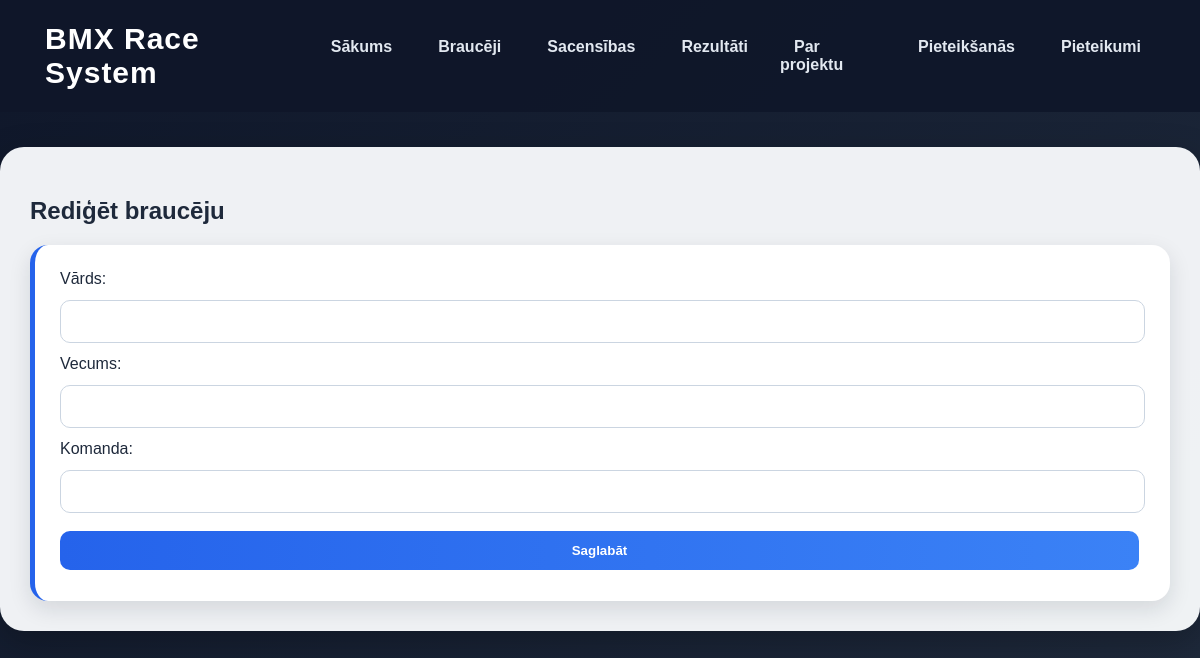
Page /edit_rider/3 on the earlier database version.
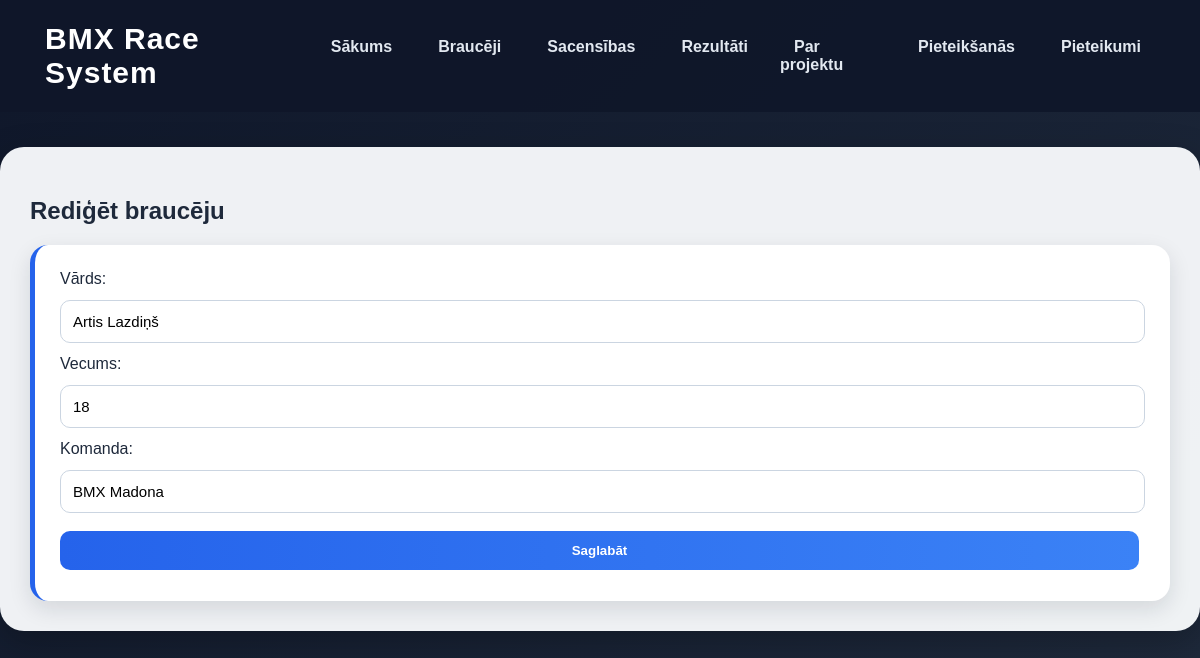
Same page on the later database version.
### tables this page shows
CREATE TABLE riders (
            id INTEGER PRIMARY KEY AUTOINCREMENT,
            name TEXT NOT NULL,
            age INTEGER NOT NULL,
            team_id INTEGER,
            FOREIGN KEY (team_id) REFERENCES teams (id)
        );

CREATE TABLE teams (
            id INTEGER PRIMARY KEY AUTOINCREMENT,
            name TEXT NOT NULL,
            city TEXT NOT NULL
        );

### app.py (the view, shortened to what this page needs)
@app.route("/edit_rider/<int:id>", methods=["GET", "POST"])
def edit_rider(id):
    conn = get_db_connection()
    rider = conn.execute("""
        SELECT riders.id, riders.name, riders.age, teams.name AS team_name
        FROM riders
        LEFT JOIN teams ON riders.team_id = teams.id
        WHERE riders.id = ?
    """, (id,)).fetchone()
    conn.close()
    return render_template("edit_rider.html", rider=rider)

### app.py (called while the page is built)
def get_db_connection():
    conn = sqlite3.connect("database.db")
    conn.row_factory = sqlite3.Row
    return conn

### templates/edit_rider.html
{% extends "base.html" %}
{% block content %}
<h2>Rediģēt braucēju</h2>
<form method="POST" class="card">
    <label>Vārds:</label>
    <input type="text" name="name" value="{{ rider.name }}" required>
    <label>Vecums:</label>
    <input type="number" name="age" value="{{ rider.age }}" required>
    <label>Komanda:</label>
    <input type="text" name="team_name" value="{{ rider.team_name }}" required>
    <button type="submit">Saglabāt</button>
</form>
{% endblock %}

Differences in the rows shown:
added riders: name "Artis Lazdiņš", age "18"
added teams: team_name "BMX Madona"
